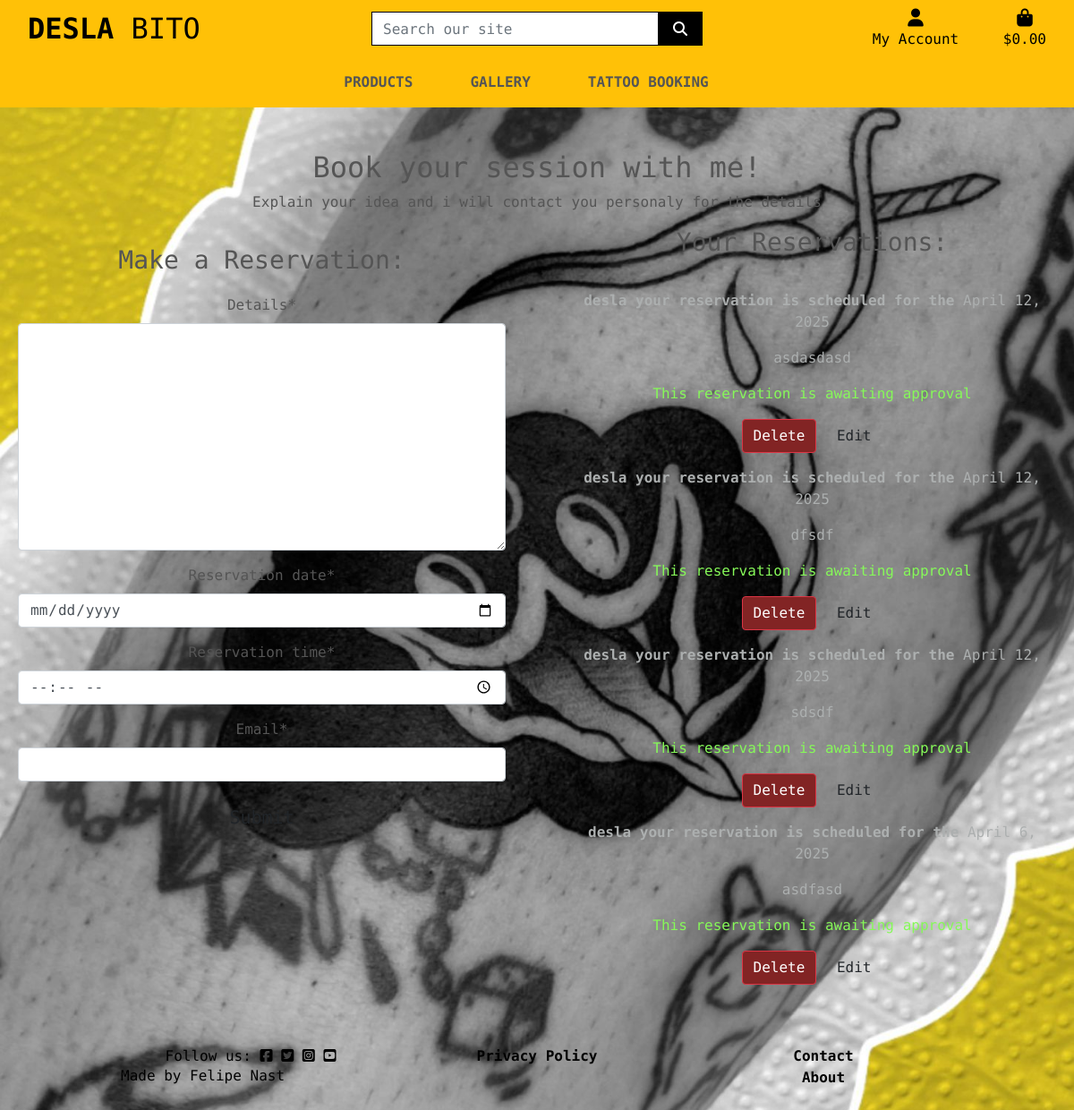
The page /bookings/ (signed in) on the database its author committed.
### bookings/models.py (models this page shows, shortened)
class ReservationRequest(models.Model):
    client = models.ForeignKey(User, on_delete=models.CASCADE, related_name="reserver")
    email = models.EmailField()
    details = models.TextField()
    reservation_date = models.DateField(default=timezone.now)  # Separate date field
    reservation_time = models.TimeField(default=timezone.now)
    created_on = models.DateTimeField(auto_now_add=True)
    approved = models.BooleanField(default=False)
    class Meta:
        ordering = ["created_on"]

### bookings/views.py (the view)
# urls.py: path('', views.reservation_page, name='reservation'),
@login_required
def reservation_page(request):
    user_reservations = ReservationRequest.objects.filter(client=request.user)
    if request.method == "POST":
        reservation_form = ReservationForm(data=request.POST)
        if reservation_form.is_valid():
            reservation = reservation_form.save(commit=False)
            reservation_datetime = timezone.datetime.combine(
                reservation_form.cleaned_data['reservation_date'],
                reservation_form.cleaned_data['reservation_time']
            )
            reservation.reservation_date_time = reservation_datetime
            reservation.client = request.user
            reservation.save()
            _send_booking_confirmation_email(reservation)
            messages.add_message(
                request, messages.SUCCESS,
                'Reservation request submitted and awaiting approval'
            )
        else:
            messages.add_message(
                request, messages.ERROR,
                'There was an error with your reservation submission. Please try again.'
            )
    else:
        reservation_form = ReservationForm()
    print("About to render reservation template")
    return render(
        request,
        "bookings/bookings.html",
        {
            "reservations": user_reservations,  # Pass only the user's reservations
            "reservation_form": reservation_form,  # Reservation form to be rendered
        },
    )

### bookings/forms.py
class ReservationForm(forms.ModelForm):
    reservation_date = forms.DateField(widget=DateInput(attrs={'type': 'date'}))
    reservation_time = forms.TimeField(widget=TimeInput(attrs={'type': 'time'}))
    email = forms.EmailField(required=True)
    class Meta:
        model = ReservationRequest
        fields = ['details', 'reservation_date', 'reservation_time', 'email']

### bag/contexts.py (called while the page is built, shortened)
def bag_contents(request):
    bag_items = []
    total = 0
    product_count = 0
    bag = request.session.get('bag', {})
    if total < settings.FREE_DELIVERY_THRESHOLD:
        delivery = total * Decimal(settings.STANDARD_DELIVERY_PERCENTAGE / 100)
        free_delivery_delta = settings.FREE_DELIVERY_THRESHOLD - total
    else:
        delivery = 0
        free_delivery_delta = 0
    grand_total = delivery + total
    context = {
        'bag_items': bag_items,
        'total': total,
        'product_count': product_count,
        'delivery': delivery,
        'free_delivery_delta': free_delivery_delta,
        'free_delivery_threshold': settings.FREE_DELIVERY_THRESHOLD,
        'grand_total': grand_total,
    }
    return context

### bookings/templates/bookings/bookings.html (shortened to what this page needs)
{% extends 'base.html' %}
{% block content %}
{% load static %}
{% load crispy_forms_tags %}
{% block extra_css %}
    <link rel="stylesheet" href="{% static 'bookings/css/bookings.css' %}">
{% endblock %}
<header>
  <div class="container mt-5">
    <div class="row">
      <div class="col-12 text-center">
        <h2>Book your session with me!</h2>
      </div>
    </div>
    <div class="row">
      <div class="col-12 text-center">
        <p>Explain your idea and i will contact you personaly for the details</p>
      </div>
    </div>
</header>
<div class="row">
    <div class="col-12 col-md-6 text-center mb-4">
      <div class="card-body">
        {% if user.is_authenticated %}
          <h3>Make a Reservation:</h3>
          <form id="reservationForm" method="post" style="margin-top: 1.3em;">
          {{ reservation_form | crispy }}
          <button id="submitButton" type="submit" class="btn btn-signup btn-lg">Submit</button>
          </form>
        {% else %}
          <p>Log in to make a reservation.</p>
        {% endif %}
      </div>
    </div>
    <div class="col-12 col-md-6 text-center mb-4">
      <h3>Your Reservations:</h3>
      <div class="card-body">
        {% for reservation in reservations %}
        <div id="reservation{{ reservation.id }}" class="p-2 ReservationRequest {% if not reservation.approved %}faded{% elif not reservation.approved %}d-none{% endif %}">
          <p class="font-weight-bold">
            {{ reservation.client.username }}
            your reservation is scheduled for the
            <span class="font-weight-normal">
              {{ reservation.reservation_date }}
            </span>
          </p>
          <p class="reservation-content" data-content="{{ reservation.details|escape }}">
            {{ reservation.details | linebreaks }}
          </p>
          {% if not reservation.approved %}
          <p class="approval">
            This reservation is awaiting approval
          </p>
          {% endif %}
          {% if user.is_authenticated and reservation.client == user %}
          <button type="button" class="btn btn-danger btn-delete" reservation_id="{{ reservation.id }}" data-bs-toggle="modal" data-bs-target="#deleteModal">
            Delete
          </button>
          <button class="btn btn-edit" reservation_id="{{ reservation.id }}">Edit</button>
          {% endif %}
        </div>
        {% empty %}
        <p>No reservations have been made yet.</p>
        {% endfor %}
      </div>
    </div>
</div>
{% endblock content %}

### static/css/base.css (style rules this page uses)
html { height: 100%; }
body { background: url('/media/desla-fondo.jpeg') no-repeat center center fixed; background-size: cover; height: calc(100vh - 164px); color: #555; font-family: "Rubik Mono One", serif; font-weight: 400; font-style: normal; z-index: 1; }
@media (min-width: 1200px) { .container { max-width: 80%; } }

### bookings/static/bookings/css/bookings.css (style rules this page uses)
.btn-delete { color: #fff; background: #822424; }
.faded { color: rgb(172, 175, 175); }
.approval { color: rgb(134, 248, 89); }

### rows shown on the page
ReservationRequest: client.username "desla", reservation_date "April 12, 2025", details "asdasdasd", approved "This reservation is awaiting approval"
ReservationRequest: client.username "desla", reservation_date "April 12, 2025", details "dfsdf", approved "This reservation is awaiting approval"
ReservationRequest: client.username "desla", reservation_date "April 12, 2025", details "sdsdf", approved "This reservation is awaiting approval"
ReservationRequest: client.username "desla", reservation_date "April 6, 2025", details "asdfasd", approved "This reservation is awaiting approval"
